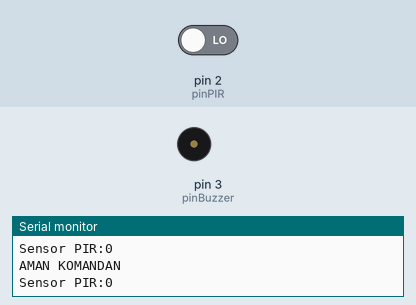
This sketch was run on a simulated Arduino Uno, built with avr-gcc and run on an emulated ATmega328P. Parts: buzzer (waves = sounding), the last lines printed to the serial monitor. The test bench sets the inputs (shaded band); at power-on: pin 2 (pinPIR) LOW.

Above: at 2.2 s.
2.3 s: pin 2 (pinPIR) driven HIGH
At 4.0 s:
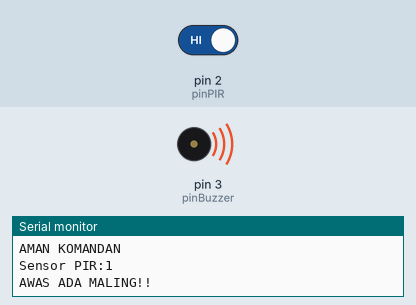
Timing chart, 0 to 10.8 s (numbered marks = the images above; inputs shaded):
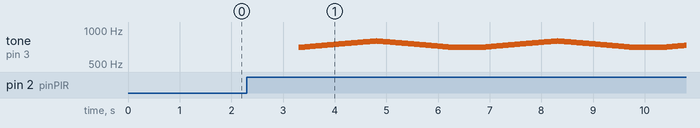

Measured:
- after the input at 2.3 s, tone on pin 3 (pinBuzzer): plays 700 Hz for 0.02 s, 701 Hz for 0.02 s, 702 Hz for 0.02 s, 703 Hz for 0.02 s, 704 Hz for 0.02 s, 705 Hz for 0.02 s … (433 notes in this stretch), starting after 1.0 s

The sketch:

1.Sensor_PIR.ino
```cpp
//INISIALISASI
int pinPIR=2;
int pinBuzzer=3;
int i=0;


void setup() {
  Serial.begin(9600);
  pinMode(pinPIR,INPUT);
  pinMode(pinBuzzer,OUTPUT);


}

void loop() {
  //BACA DATA
  int bacaPIR=digitalRead(pinPIR);

  //SERIAL PRINT
  Serial.print("Sensor PIR:");
  Serial.print(bacaPIR);
  Serial.println();
  delay(500);

  //LOGIKA
  if (bacaPIR==1){
    Serial.println("AWAS ADA MALING!!");
    for(i=700;i<800;i++){
    tone(3,i);
    delay(15);
    }
    for(i=800;i>700;i--){
    tone(3,i);
    delay(15);
    }
    }
  else{
    Serial.println("AMAN KOMANDAN");
    digitalWrite(pinBuzzer,LOW);
    delay(200);
  }
}
```
